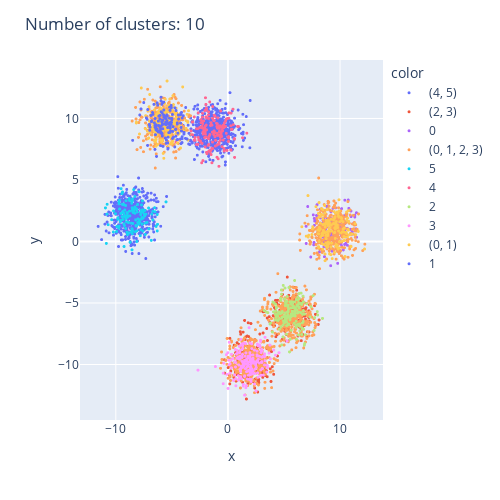

Source (notebook cell):
### Code cell
plot_cluster(data, graph)

### Figure 1 — Plotly figure (JSON) as saved in the notebook; plotly's stock layout.template omitted (floating-point values rounded to 4 significant figures; data arrays with more than 128 entries replaced by an {"elided": "..."} marker saying what was removed)
{"data": [{"hovertemplate": "color=(4, 5)<br>x=%{x}<br>y=%{y}<extra></extra>", "legendgroup": "(4, 5)", "marker": {"color": "#636efa", "size": 3, "symbol": "circle"}, "mode": "markers", "name": "(4, 5)", "showlegend": true, "type": "scattergl", "x": {"elided": "1024 float values"}, "xaxis": "x", "y": {"elided": "1024 float values"}, "yaxis": "y"}, {"hovertemplate": "color=(2, 3)<br>x=%{x}<br>y=%{y}<extra></extra>", "legendgroup": "(2, 3)", "marker": {"color": "#EF553B", "size": 3, "symbol": "circle"}, "mode": "markers", "name": "(2, 3)", "showlegend": true, "type": "scattergl", "x": {"elided": "352 float values"}, "xaxis": "x", "y": {"elided": "352 float values"}, "yaxis": "y"}, {"hovertemplate": "color=0<br>x=%{x}<br>y=%{y}<extra></extra>", "legendgroup": "0", "marker": {"color": "#ab63fa", "size": 3, "symbol": "circle"}, "mode": "markers", "name": "0", "showlegend": true, "type": "scattergl", "x": {"elided": "163 float values"}, "xaxis": "x", "y": {"elided": "163 float values"}, "yaxis": "y"}, {"hovertemplate": "color=(0, 1, 2, 3)<br>x=%{x}<br>y=%{y}<extra></extra>", "legendgroup": "(0, 1, 2, 3)", "marker": {"color": "#FFA15A", "size": 3, "symbol": "circle"}, "mode": "markers", "name": "(0, 1, 2, 3)", "showlegend": true, "type": "scattergl", "x": {"elided": "1381 float values"}, "xaxis": "x", "y": {"elided": "1381 float values"}, "yaxis": "y"}, {"hovertemplate": "color=5<br>x=%{x}<br>y=%{y}<extra></extra>", "legendgroup": "5", "marker": {"color": "#19d3f3", "size": 3, "symbol": "circle"}, "mode": "markers", "name": "5", "showlegend": true, "type": "scattergl", "x": {"elided": "138 float values"}, "xaxis": "x", "y": {"elided": "138 float values"}, "yaxis": "y"}, {"hovertemplate": "color=4<br>x=%{x}<br>y=%{y}<extra></extra>", "legendgroup": "4", "marker": {"color": "#FF6692", "size": 3, "symbol": "circle"}, "mode": "markers", "name": "4", "showlegend": true, "type": "scattergl", "x": {"elided": "158 float values"}, "xaxis": "x", "y": {"elided": "158 float values"}, "yaxis": "y"}, {"hovertemplate": "color=2<br>x=%{x}<br>y=%{y}<extra></extra>", "legendgroup": "2", "marker": {"color": "#B6E880", "size": 3, "symbol": "circle"}, "mode": "markers", "name": "2", "showlegend": true, "type": "scattergl", "x": {"elided": "163 float values"}, "xaxis": "x", "y": {"elided": "163 float values"}, "yaxis": "y"}, {"hovertemplate": "color=3<br>x=%{x}<br>y=%{y}<extra></extra>", "legendgroup": "3", "marker": {"color": "#FF97FF", "size": 3, "symbol": "circle"}, "mode": "markers", "name": "3", "showlegend": true, "type": "scattergl", "x": {"elided": "192 float values"}, "xaxis": "x", "y": {"elided": "192 float values"}, "yaxis": "y"}, {"hovertemplate": "color=(0, 1)<br>x=%{x}<br>y=%{y}<extra></extra>", "legendgroup": "(0, 1)", "marker": {"color": "#FECB52", "size": 3, "symbol": "circle"}, "mode": "markers", "name": "(0, 1)", "showlegend": true, "type": "scattergl", "x": {"elided": "324 float values"}, "xaxis": "x", "y": {"elided": "324 float values"}, "yaxis": "y"}, {"hovertemplate": "color=1<br>x=%{x}<br>y=%{y}<extra></extra>", "legendgroup": "1", "marker": {"color": "#636efa", "size": 3, "symbol": "circle"}, "mode": "markers", "name": "1", "showlegend": true, "type": "scattergl", "x": {"elided": "149 float values"}, "xaxis": "x", "y": {"elided": "149 float values"}, "yaxis": "y"}], "layout": {"height": 500, "legend": {"title": {"text": "color"}, "tracegroupgap": 0}, "margin": {"t": 60}, "title": {"text": "Number of clusters: 10"}, "width": 500, "xaxis": {"anchor": "y", "domain": [0, 1], "title": {"text": "x"}}, "yaxis": {"anchor": "x", "domain": [0, 1], "title": {"text": "y"}}}}
